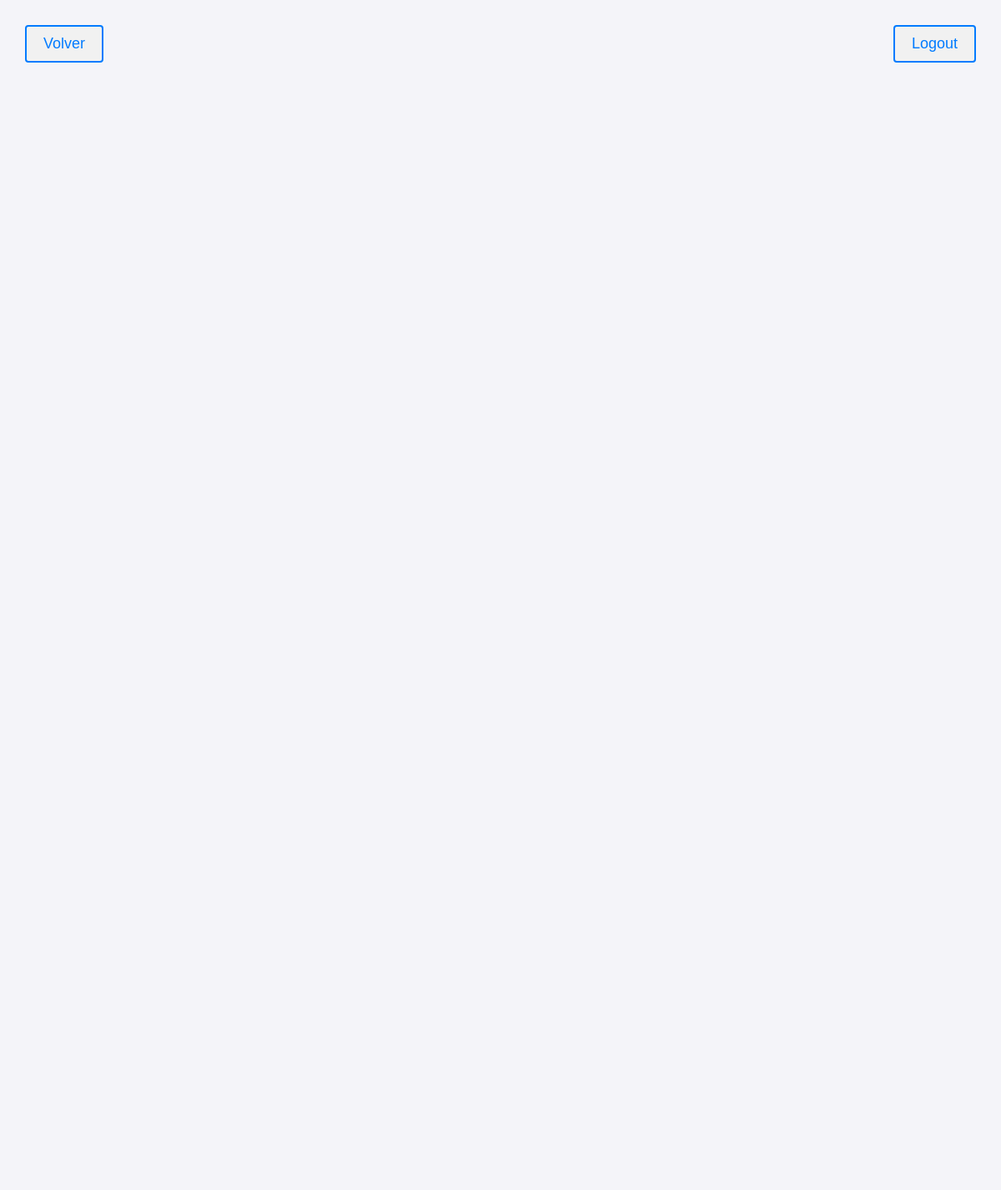
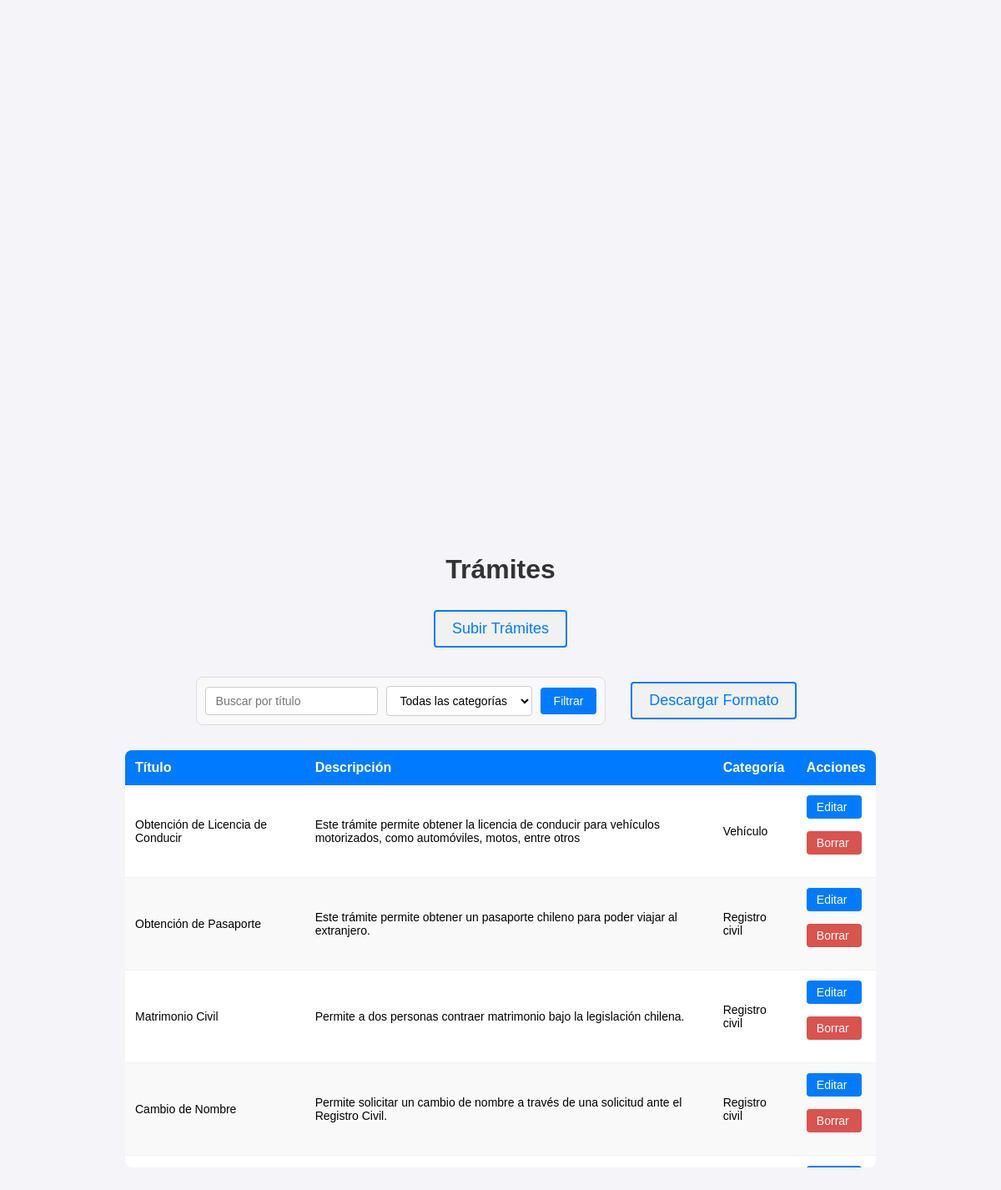
Screenshot of /verGuias/ (signed in) with the database file from the repository (2 pictures, top to bottom).
### api/models.py (models this page shows, shortened)
class Tramite(models.Model):
    titulo = models.CharField(max_length=255)
    descripcion = models.TextField()
    tipo = models.CharField(max_length=100)
    categoria = models.ForeignKey(Categoria, on_delete=models.SET_NULL, null=True, blank=True)
    requisitos = models.JSONField()
    documentos_necesarios = models.JSONField()
    lugar_tramite = models.CharField(max_length=255)
    plazo_estimado = models.CharField(max_length=200)
    costo = models.CharField(max_length=200)
    link_oficial = models.CharField(max_length=200)

class Categoria(models.Model):
    nombre = models.CharField(max_length=100, unique=True)  # Nombre de la categoría

### api/views.py (the view)
# urls.py: path('verGuias/', views.ver_guias, name='verGuias'),
@login_required
def ver_guias(request):
    titulo = request.GET.get('titulo', '')  # Parámetro para buscar por título
    categoria_id = request.GET.get('categoria', '')  # Parámetro para buscar por ID de categoría
    tramites = Tramite.objects.all()
    if titulo:
        tramites = tramites.filter(titulo__icontains=titulo)
    if categoria_id:
        tramites = tramites.filter(categoria_id=categoria_id)  # Filtrar por ID exacto de categoría
    categorias = Categoria.objects.all()
    return render(request, 'verGuias.html', {
        'tramites': tramites,
        'categorias': categorias,
    })

### api/templates/verGuias.html (shortened to what this page needs)
{% load static %}
<!DOCTYPE html>
<html>
<head>
    <link rel="stylesheet" href="{% static 'ver.css' %}">
</head>
<body>
    <form method="post" action="{% url 'logout' %}">
        <button class="boton logout" type="submit">Logout</button>
    </form>
    <a href="{% url 'general' %}" class="boton volver">Volver</a>
    <h1>Trámites</h1>
    <a href="{% url 'subirGuias' %}" class="boton">Subir Trámites</a>
    <div class="form-group">
        <form method="get" action="{% url 'verGuias' %}" class="filter-container">
            <input type="text" name="titulo" placeholder="Buscar por título" value="{{ request.GET.titulo }}">
            <select name="categoria">
                <option value="">Todas las categorías</option>
            </select>
            <button type="submit">Filtrar</button>
        </form>
        <form action="{% url 'descargarGuias' %}" method="get">
            <button class="boton subir" type="submit">Descargar Formato</button>
        </form>
    </div>
    <div class="table-container">
        <table>
            <thead>
                <tr>
                    <th>Título</th>
                    <th>Descripción</th>
                    <th>Categoría</th>
                    <th>Acciones</th>
                </tr>
            </thead>
            <tbody>
                {% for tramite in tramites %}
                <tr>
                    <td>{{ tramite.titulo }}</td>
                    <td>{{ tramite.descripcion }}</td>
                    <td>{{ tramite.categoria.nombre }}</td>
                    <td>
                        <a href="{% url 'editarGuia' tramite.id %}" class="action-button">Editar</a>
                        <a href="{% url 'borrarGuia' tramite.id %}" class="action-button delete-button">Borrar</a>
                    </td>
                </tr>
                {% empty %}
                <tr>
                    <td colspan="4">No se encontraron resultados.</td>
                </tr>
                {% endfor %}
            </tbody>
        </table>
    </div>
</body>
</html>

### api/static/ver.css (style rules this page uses)
body { font-family: Arial, sans-serif; background-color: #f4f4f9; margin: 0; padding: 0; display: flex; justify-content: center; align-items: center; flex-direction: column; height: 100vh; text-align: center; }
.boton { background-color: #f1f1f1; color: #007BFF; border: 1px solid #007BFF; padding: 10px 20px; text-decoration: none; border-radius: 4px; transition: background-color 0.3s, color 0.3s; margin-bottom: 20px; }
a.volver { display: inline-block; position: absolute; top: 20px; left: 20px; z-index: 10; }
h1 { color: #333; margin-bottom: 20px; }
a { text-decoration: none; color: #007BFF; margin-bottom: 15px; display: block; }
.table-container { border-radius: 8px; width: 100%; max-width: 900px; max-height: 500px; overflow-y: auto; margin-top: 5px; box-sizing: border-box; border-radius: 8px; }
table { width: 100%; border-collapse: collapse; background-color: #ffffff; border-radius: 8px; box-shadow: 0 4px 8px rgba(0, 0, 0, 0.1); margin: 0 auto; }
th { background-color: #007BFF; color: white; padding: 12px; text-align: left; font-size: 16px; }
td { padding: 12px; text-align: left; font-size: 14px; border-bottom: 1px solid #f1f1f1; }
tr:nth-child(even) { background-color: #f9f9f9; }
.action-button, .delete-button { background-color: #007BFF; color: white; padding: 6px 12px; text-decoration: none; border-radius: 4px; margin-right: 5px; transition: background-color 0.3s; }
.delete-button { background-color: #d9534f; }
.boton { text-decoration: none; font-size: 18px; color: #007BFF; padding: 10px 20px; margin: 10px; border: 2px solid #007BFF; border-radius: 4px; transition: background-color 0.3s, color 0.3s; }
button.logout { display: inline-block; position: absolute; top: 20px; right: 20px; z-index: 10; }
.filter-container { display: flex; align-items: center; justify-content: space-between; gap: 10px; margin: 20px 0; padding: 10px; background-color: #f9f9f9; border: 1px solid #ddd; border-radius: 8px; }
.filter-container input[type="text"] { flex: 1; padding: 8px 12px; font-size: 14px; border: 1px solid #ccc; border-radius: 4px; outline: none; transition: border-color 0.3s ease; }
.filter-container select { flex: 1; padding: 8px 12px; font-size: 14px; border: 1px solid #ccc; border-radius: 4px; background-color: #fff; outline: none; cursor: pointer; transition: border-color 0.3s ease; }
.filter-container button { padding: 8px 16px; font-size: 14px; color: #fff; background-color: #007bff; border: none; border-radius: 4px; cursor: pointer; transition: background-color 0.3s ease; }
.form-group { display: flex; align-items: center; justify-content: space-between; gap: 20px; margin: 5px 0; }
.filter-container { flex: 3; }

### rows the page displays
Tramite: titulo "Obtención de Licencia de Conducir", descripcion "Este trámite permite obtener la licencia de conducir para vehículos motorizados, como automóviles, motos, entre otros", categoria.nombre "Vehículo"
Tramite: titulo "Obtención de Pasaporte", descripcion "Este trámite permite obtener un pasaporte chileno para poder viajar al extranjero.", categoria.nombre "Registro civil"
Tramite: titulo "Matrimonio Civil", descripcion "Permite a dos personas contraer matrimonio bajo la legislación chilena.", categoria.nombre "Registro civil"
Tramite: titulo "Cambio de Nombre", descripcion "Permite solicitar un cambio de nombre a través de una solicitud ante el Registro Civil.", categoria.nombre "Registro civil"
